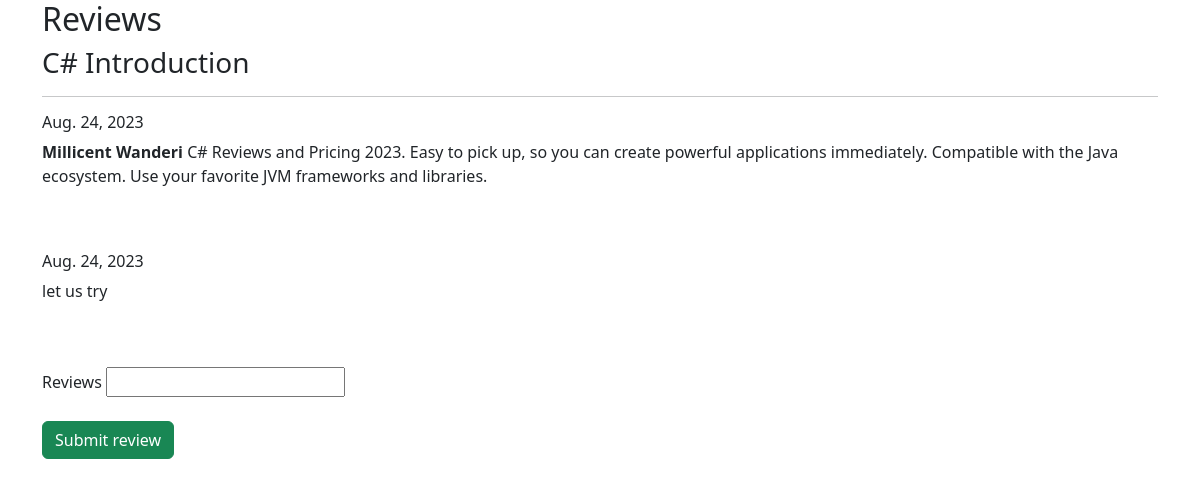
The page /review/1 on the database its author committed.
### blogcontent/models.py (models this page shows, shortened)
class Blog(models.Model):
    title = models.CharField(max_length = 200)
    post = models.TextField() # TextField is the type of the post, which is text
    name = models.ForeignKey(User, on_delete=models.CASCADE) # CASCADE- if user is deleted, there posted content is deleted as well
    date_of_post = models.DateField(default=date.today)
    description = models.TextField(max_length = 200)
    image = models.ImageField(upload_to = "images")
    category = models.ForeignKey(Category, on_delete=models.CASCADE) # 1 represents to the PK of our default category

class Review(models.Model):
    post_review = models.ForeignKey(Blog, on_delete=models.CASCADE)
    user = models.ForeignKey(User, on_delete=models.PROTECT)
    date_of_review = models.DateField(auto_now_add = True)
    review = models.TextField(max_length=300)

### blogcontent/views.py (the view, shortened to what this page needs)
# urls.py: path("review/<int:pk>", views.review, name="review"),
def review(request, pk): #pk  -id of the post being commented on
    postreview = Blog.objects.get(pk=pk) # get gets one object/instance of the pk passed
    all_reviews = Review.objects.filter(post_review = postreview)
    context = {
        "postreview" : postreview,
        "user" : request.user,
        "all_reviews" : all_reviews
    }
    return render(request, "review.html", context)

### templates/review.html (shortened to what this page needs)
{% extends "layout.html" %}
{% block Homepage %}
<h2>Reviews</h2>
<div>
    <h3>{{ postreview.title }}</h3>
    <hr>
    {% for review in all_reviews %}
    <h6>{{ review.date_of_review }}</h6>
    <p> <strong>{{ review.user.first_name }} {{ review.user.last_name }}</strong> {{ review.review }}</p>
    <br>
    <br>
    {% endfor %}
    <div>
        <form action="{% url 'review' pk=postreview.pk %}" method="POST">
            <div>
                <label>Reviews</label>
                <input type="text", name="review">
            </div>
            <br>
            <div>
                <button class="btn btn-success" type="submit">Submit review</button>
            </div>
        </form>
    </div>
</div>
{% endblock %}

### rows shown on the page
Blog: title "C# Introduction"
Review: date_of_review "Aug. 24, 2023", user.first_name "Millicent", user.last_name "Wanderi", review "C# Reviews and Pricing 2023. Easy to pick up, so you can create powerful applications immediately. Compatible with the Java ecosystem. Use your favorite JVM frameworks and libraries."
Review: date_of_review "Aug. 24, 2023", review "let us try"
